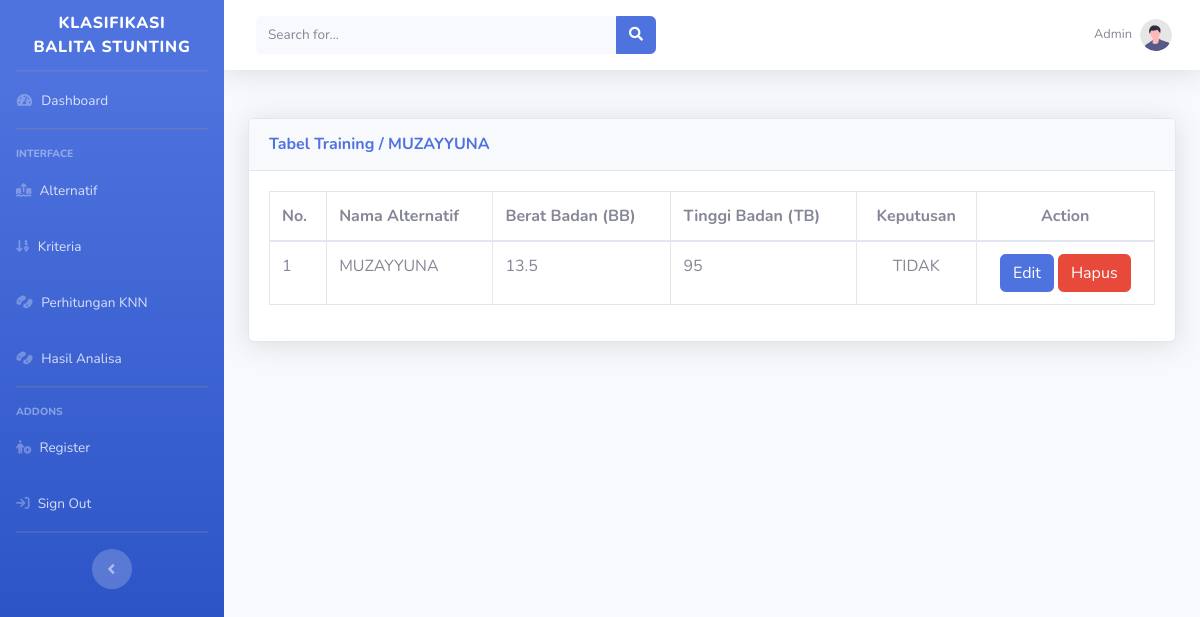
The app's page /admin/training.php?id_alternatif=A01 (signed in), older data.
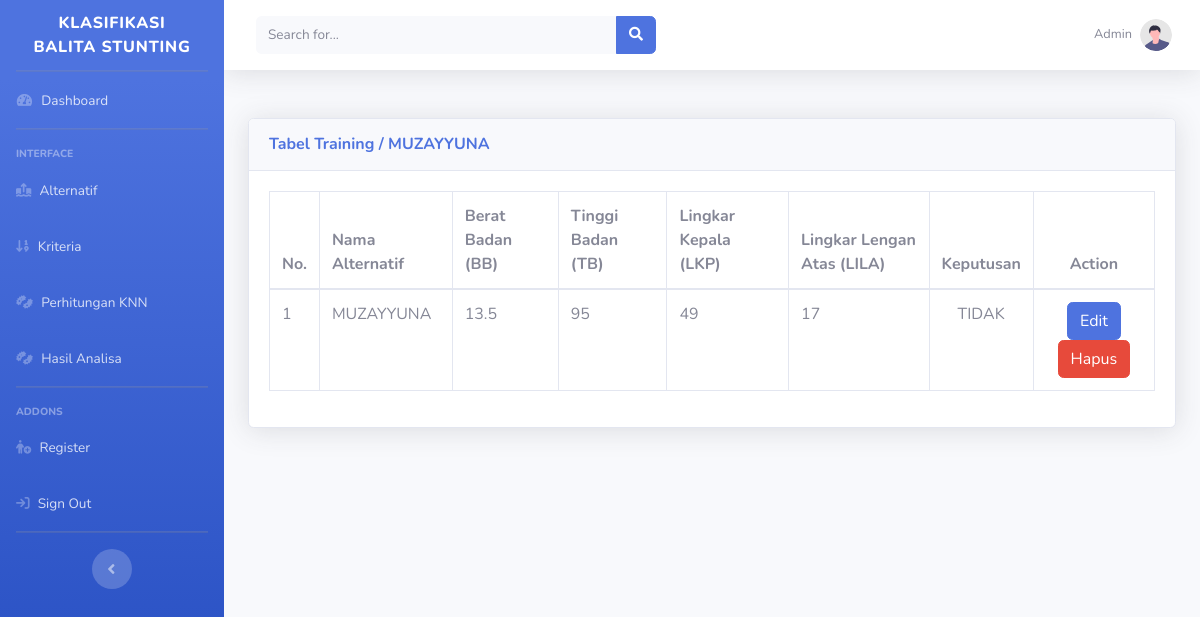
The same page, newer data.
### tables this page shows
CREATE TABLE `tb_kriteria` (
  `id_kriteria` varchar(11) NOT NULL,
  `nama_kriteria` varchar(50) NOT NULL,
  `keterangan_kriteria` varchar(255) NOT NULL
);

CREATE TABLE `tb_alternatif` (
  `id_alternatif` varchar(11) NOT NULL,
  `nik_alternatif` varchar(20) NOT NULL,
  `nama_alternatif` varchar(50) NOT NULL,
  `umur_alternatif` varchar(10) NOT NULL,
  `tgl_alternatif` varchar(10) NOT NULL,
  `keputusan_training` varchar(50) NOT NULL,
  `distance` double NOT NULL,
  `rangking` int(11) NOT NULL,
  `pilihan` varchar(20) NOT NULL
);

### admin/training.php (the view, shortened to what this page needs)
<?php
include 'header.php';
$data = mysqli_query($db, "SELECT * FROM tb_alternatif WHERE id_alternatif='" . $_GET['id_alternatif'] . "'");
$a = mysqli_fetch_array($data);
?>
<br>
<div class='card shadow mb-2'>
    <div class='card-header py-3'>
        <h6 class='m-0 font-weight-bold text-primary'>Tabel Training / <a
                href="alternatif.php"><?=$a['nama_alternatif'];?></a></h6>
    </div>
    <div class='card-body'>
        <div class='table-responsive'>
            <table class='table table-bordered' id='dataTable' width='100%' cellspacing='0'>
                <thead>
                    <tr>
                        <th>No.</th>
                        <th>Nama Alternatif</th>
                        <?php
$data = mysqli_query($db, "SELECT * FROM tb_kriteria ORDER BY id_kriteria ASC");
while ($a = mysqli_fetch_array($data)) {
    echo "<th>$a[nama_kriteria]</th>";
}
?>
                        <th class="text-center">Keputusan</th>
                        <th class="text-center">Action</th>
                </thead>
                <tbody>
                    <?php
$data = mysqli_query($db, "SELECT * FROM tb_alternatif WHERE id_alternatif='{$_GET['id_alternatif']}' ORDER BY id_alternatif ASC");
$no = 1;
while ($a = mysqli_fetch_array($data)) {
    $nomor = $no++;
    $id = $a['id_alternatif'];
    $nama = $a['nama_alternatif'];
    echo "<tr>
    <td>$nomor</td>";
    echo "<td>$nama</td>";
    $query1 = mysqli_query($db, "SELECT a.nilai_subkriteria AS sub FROM tb_subkriteria a INNER JOIN tb_training b ON a.id_subkriteria = b.id_subkriteria WHERE b.id_alternatif='" . $id . "' ORDER BY b.id_kriteria");
    while ($result1 = mysqli_fetch_array($query1)) {
        echo "<td>$result1[sub]</td>";
    }
    ?>
                    <td class="text-center"><?=$a['keputusan_training']?></td>
                    <td class="text-center">
                        <a href="trainingaksi.php?id_alternatif=<?=$a['id_alternatif'];?>&aksi=ubah"
                            class="btn btn-primary">Edit</a>
                        <a href="trainingproses.php?id_alternatif=<?=$a['id_alternatif'];?>&proses=proseshapus"
                            class="btn btn-danger">Hapus</a>
                    </td>
                    </tr>
                    <?php }?>
                </tbody>
            </table>
        </div>
    </div>
</div>
</div>
<?php
include 'footer.php';
?>

Row changes from the older to the newer data that the page shows:
added tb_kriteria: nama_kriteria "Lingkar Kepala (LKP)"
added tb_kriteria: nama_kriteria "Lingkar Lengan Atas (LILA)"
Text that changed along with them:
new list line: "49"
new list line: "17"
